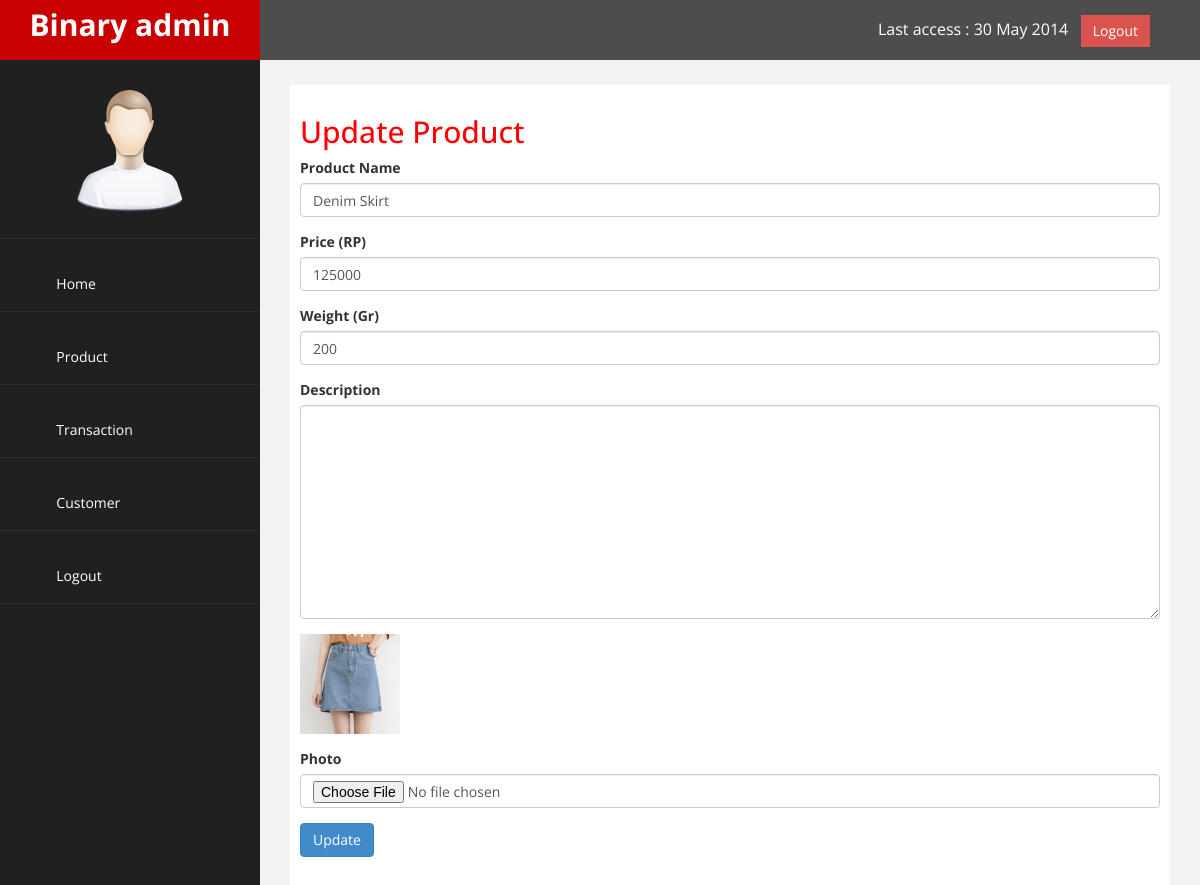
Page /admin/index.php?halaman=ubahproduct&id=1 (signed in) on the committed database.
### tables this page shows
CREATE TABLE `produk` (
  `id_produk` int(11) NOT NULL,
  `nama_produk` varchar(100) NOT NULL,
  `harga_produk` int(11) NOT NULL,
  `berat_produk` int(11) NOT NULL,
  `foto_produk` varchar(100) NOT NULL,
  `deskripsi_produk` text NOT NULL
);

### admin/ubahproduct.php (the view, shortened to what this page needs)
<h2>Update Product</h2>
<?php
    $ambil=$koneksi->query("SELECT * FROM produk WHERE id_produk='$_GET[id]'");
    $pecah=$ambil->fetch_assoc();
?>
<form method="post" enctype="multipart/form-data">
    <div class=form-group>
        <label>Product Name</label>
        <input type="text" class="form-control" name="nama" value="<?php echo $pecah['nama_produk'];?>">
    </div>
    <div class=form-group>
        <label>Price (RP)</label>
        <input type="number" class="form-control" name="harga" value="<?php echo $pecah['harga_produk'];?>">
    </div>
    <div class=form-group>
        <label>Weight (Gr)</label>
        <input type="number" class="form-control" name="berat" value="<?php echo $pecah['berat_produk'];?>">
    </div>
    <div class=form-group>
        <label>Description</label>
        <textarea class="form-control" name="deskripsi" rows="10"><?php echo $pecah['deskripsi_produk'];?></textarea>
    </div>
    <div class=form-group>
        <img src="../foto_produk/<?php echo $pecah['foto_produk'];?>" width="100">
    </div>
    <div class=form-group>
        <label>Photo</label>
        <input type="file" name="foto" class="form-control">
    </div>
    <button class="btn btn-primary" name="ubah">Update</button>
</form>

### admin/assets/css/custom.css (style rules this page uses)
body { font-family: 'Open Sans', sans-serif; }
h2 { color: #f00; }

### rows in the picture
produk: nama "Denim Skirt", harga "125000", berat "200", foto_produk (picture)
